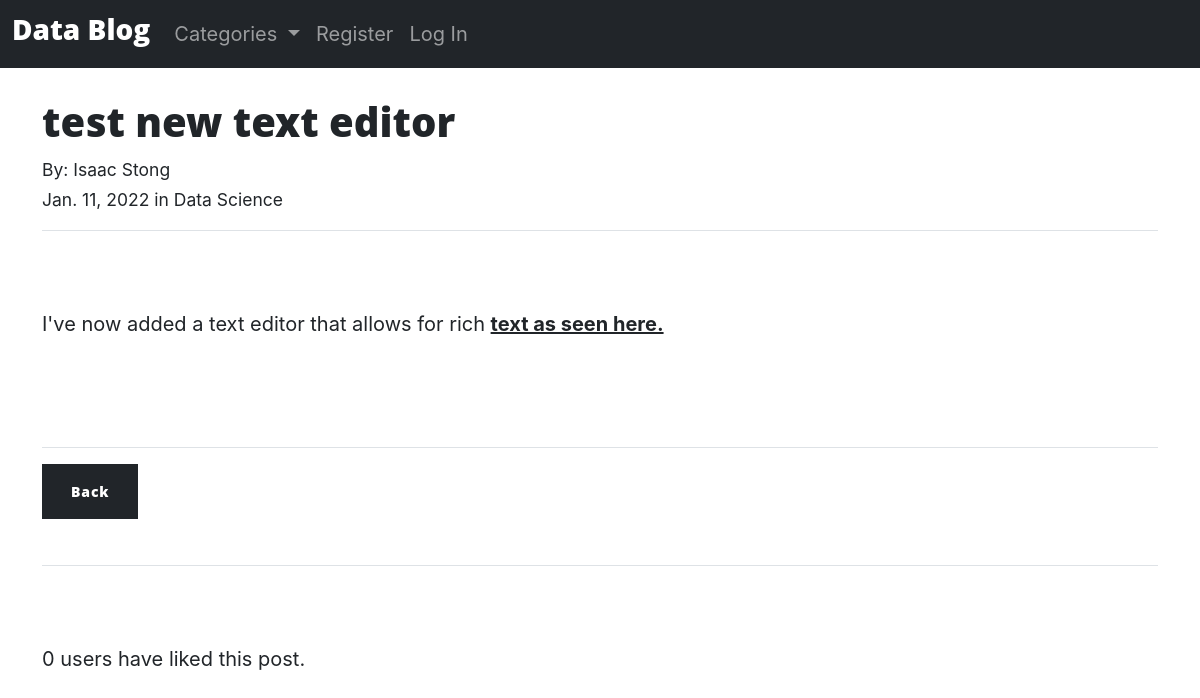
Screenshot of /post_details/5 with the database file from the repository.
### myblog/models.py (models this page shows, shortened)
class Post(models.Model):
    title = models.CharField(max_length=255)
    author = models.ForeignKey(User, on_delete=models.CASCADE)
    snippet = RichTextField(blank=True, null=True)
    body = RichTextField(blank=True, null=True)
    post_date = models.DateField(auto_now_add=True)
    category = models.CharField(max_length=255, default='Data Science')
    likes = models.ManyToManyField(User, related_name='blog_post')
    def total_likes(self):
        return self.likes.count()

### myblog/views.py (the view)
# urls.py: path('post_details/<int:pk>', PostDetailView.as_view(), name='post_details'),
class PostDetailView(DetailView):
    model = Post
    template_name = 'post_details.html'
    def get_context_data(self, *args, **kwargs):
        cat_menu = Category.objects.all()
        context = super(PostDetailView, self).get_context_data(*args, **kwargs)
        post_obj = get_object_or_404(Post, id=self.kwargs['pk'])
        total_likes = post_obj.total_likes()
        liked = False
        if post_obj.likes.filter(id=self.request.user.id).exists():
            liked = True
        context["cat_menu"] = cat_menu
        context["total_likes"] = total_likes
        context['liked'] = liked
        context["cat_menu"] = cat_menu
        return context

### myblog/models.py (called while the page is built)
    def __str__(self):
        return self.name

### myblog/templates/post_details.html (shortened to what this page needs)
{% extends 'base.html' %}
{% block content %}
    <h1>{{post.title}}</h1>
    <small>By: {{ post.author.first_name }} {{post.author.last_name}} </small><br/>
    <small>{{post.post_date}} in <a href="{% url 'category' post.category %}">{{post.category}}</a></small><br/>
    <hr>
    <br/>
    {{post.body|safe}}
    <br/><br/><hr>
    <a href="{% url 'home' %}" class="btn btn-dark">Back</a>
    <br/><br/>
    <hr>
    <br/>
    <p>{{ post.total_likes }} users have liked this post.</p>
{% endblock %}

### myblog/templates/base.html (style rules this page uses)
:root { --bs-blue: #0d6efd; --bs-indigo: #6610f2; --bs-purple: #6f42c1; --bs-pink: #d63384; --bs-red: #dc3545; --bs-orange: #fd7e14; --bs-yellow: #ffc107; --bs-green: #198754; --bs-teal: #0085A1; --bs-cyan: #0dcaf0; --bs-white: #fff; --bs-gray: #6c757d; --bs-gray-dark: #343a40; --bs-gray-100: #f8f9fa; --bs-gray-200: #e9ecef; --bs-gray-300: #dee2e6; --bs-gray-400: #ced4da; --bs-gray-500: #adb5bd; --bs-gray-600: #6c757d; --bs-gray-700: #495057; --bs-gray-800: #343a40; --bs-gray-900: #212529; --bs-primary: #0085A1; --bs-secondary: #6c757d; --bs-success: #198754; --bs-info: #0dcaf0; --bs-warning: #ffc107; --bs-danger: #dc3545; --bs-light: #f8f9fa; --bs-dark: #212529; --bs-primary-rgb: 0, 133, 161; --bs-secondary-rgb: 108, 117, 125; --bs-success-rgb: 25, 135, 84; --bs-info-rgb: 13, 202, 240; --bs-warning-rgb: 255, 193, 7; --bs-danger-rgb: 220, 53, 69; --bs-light-rgb: 248, 249, 250; --bs-dark-rgb: 33, 37, 41; --bs-white-rgb: 255, 255, 255; --bs-black-rgb: 0, 0, 0; --bs-body-color-rgb: 33, 37, 41; --bs-body-bg-rgb: 255, 255, 255; --bs-font-sans-serif: system-ui, -apple-system, "Segoe UI", Roboto, "Helvetica Neue", Arial, "Noto Sans", "Liberation Sans", sans-serif, "Apple Color Emoji", "Segoe UI Emoji", "Segoe UI Symbol", "Noto Color Emoji"; --bs-font-monospace: SFMono-Regular, Menlo, Monaco, Consolas, "Liberation Mono", "Courier New", monospace; --bs-gradient: linear-gradient(180deg, rgba(255, 255, 255, 0.15), rgba(255, 255, 255, 0)); --bs-body-font-family: Lora, -apple-system, BlinkMacSystemFont, Segoe UI, Roboto, Helvetica Neue, Arial, sans-serif, Apple Color Emoji, Segoe UI Emoji, Segoe UI Symbol, Noto Color Emoji; --bs-body-font-size: 1rem; --bs-body-font-weight: 400; --bs-body-line-height: 1.5; --bs-body-color: #212529; --bs-body-bg: #fff; }
*, *::before, *::after { box-sizing: border-box; }
@media (prefers-reduced-motion: no-preference) { :root { scroll-behavior: smooth; } }
body { margin: 0; font-family: var(--bs-body-font-family); font-size: var(--bs-body-font-size); font-weight: var(--bs-body-font-weight); line-height: var(--bs-body-line-height); color: var(--bs-body-color); text-align: var(--bs-body-text-align); background-color: var(--bs-body-bg); -webkit-text-size-adjust: 100%; -webkit-tap-highlight-color: rgba(0, 0, 0, 0); }
hr { margin: 1rem 0; color: inherit; background-color: currentColor; border: 0; opacity: 0.25; }
hr:not([size]) { height: 1px; }
h6, .h6, h5, .h5, h4, .h4, h3, .h3, h2, .h2, h1, .h1 { margin-top: 0; margin-bottom: 0.5rem; font-family: "Open Sans", -apple-system, BlinkMacSystemFont, "Segoe UI", Roboto, "Helvetica Neue", Arial, sans-serif, "Apple Color Emoji", "Segoe UI Emoji", "Segoe UI Symbol", "Noto Color Emoji"; font-weight: 800; line-height: 1.2; }
h1, .h1 { font-size: calc(1.375rem + 1.5vw); }
@media (min-width: 1200px) { h1, .h1 { font-size: 2.5rem; } }
p { margin-top: 0; margin-bottom: 1rem; }
b, strong { font-weight: bolder; }
small, .small { font-size: 0.875em; }
a { color: #212529; text-decoration: none; }
.btn { display: inline-block; font-family: "Open Sans", -apple-system, BlinkMacSystemFont, "Segoe UI", Roboto, "Helvetica Neue", Arial, sans-serif, "Apple Color Emoji", "Segoe UI Emoji", "Segoe UI Symbol", "Noto Color Emoji"; font-weight: 800; line-height: 1.5; color: #212529; text-align: center; vertical-align: middle; cursor: pointer; -webkit-user-select: none; -moz-user-select: none; -ms-user-select: none; user-select: none; background-color: transparent; border: 1px solid transparent; padding: 1rem 1.75rem; font-size: 0.875rem; border-radius: 0; transition: color 0.15s ease-in-out, background-color 0.15s ease-in-out, border-color 0.15s ease-in-out, box-shadow 0.15s ease-in-out; }
.btn-dark { color: #fff; background-color: #212529; border-color: #212529; }

### rows the page displays
Post: title "test new text editor", author.first_name "Isaac", author.last_name "Stong", post_date "Jan. 11, 2022", category "Data Science", body "I've now added a text editor that allows for rich text as seen here.", total_likes "0"
